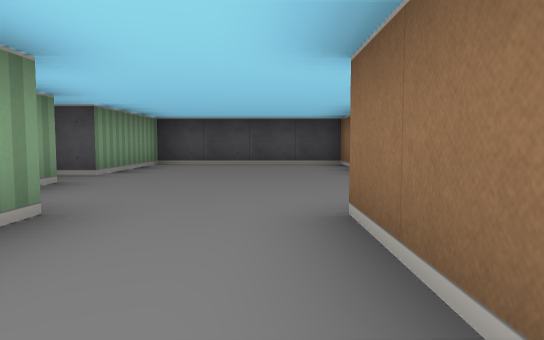
view 1 (above)

15 first-person views from a walk through a cub3D level. The camera is about half as high as the walls, tilts 4° down and sees 70° across. The floor is counted in squares. Each view is taken from the middle of a square. On the plan, view 1 faces up. The plan holds only what a view shows up to about 9 squares ahead; the rest is blank.

view 2
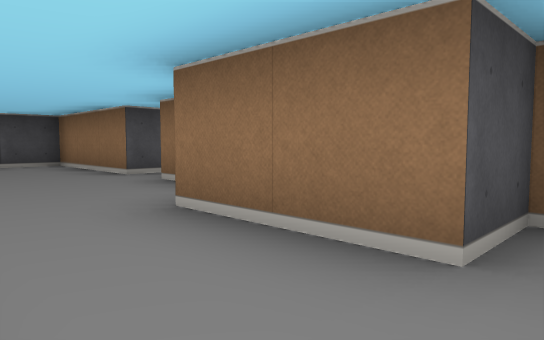

view 3
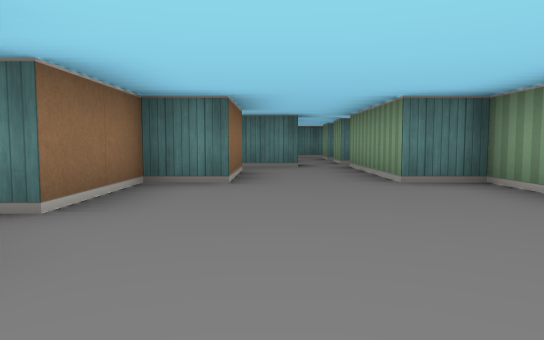

view 4
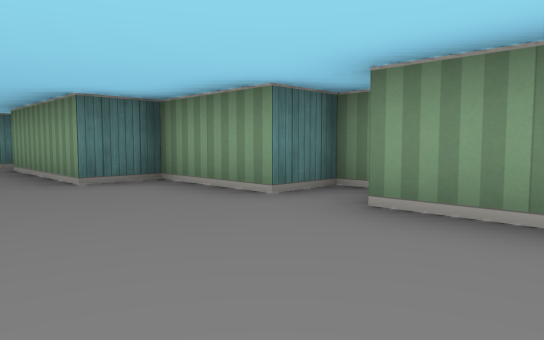

view 5
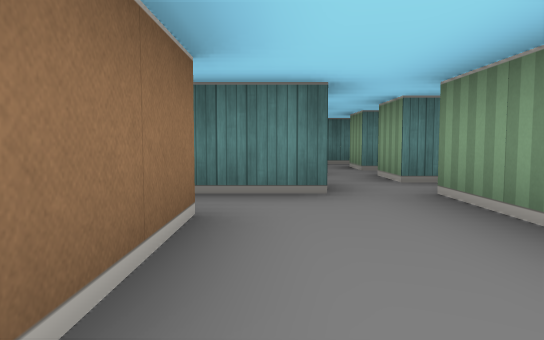

view 6
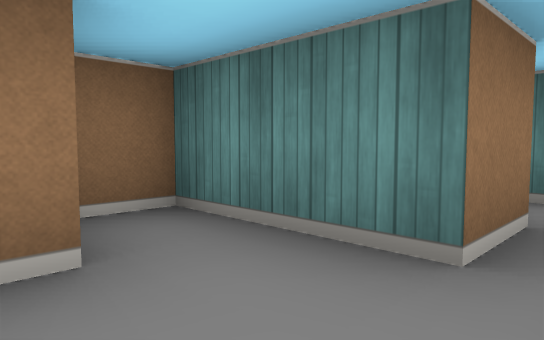

view 7
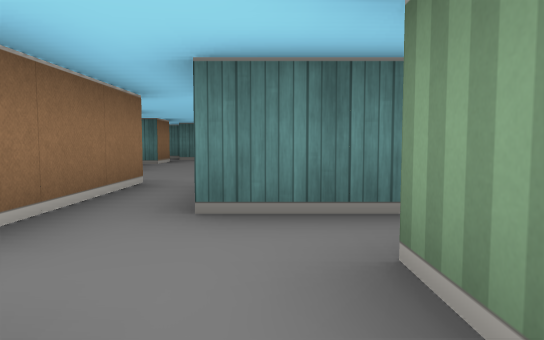

view 8
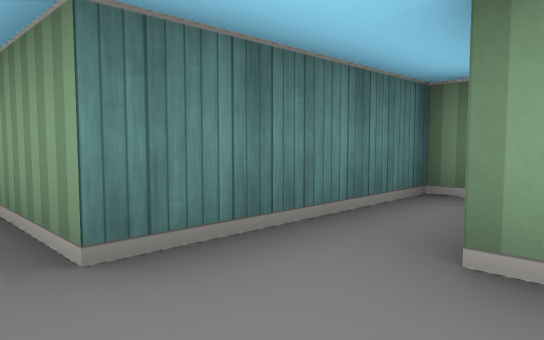

view 9
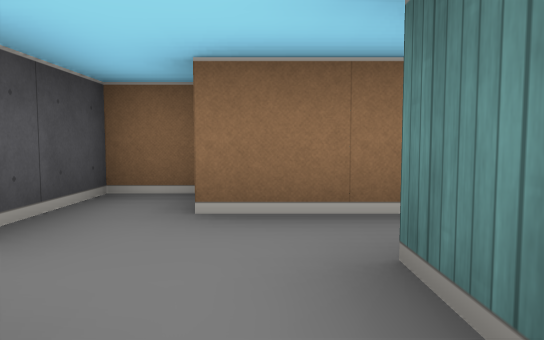

view 10
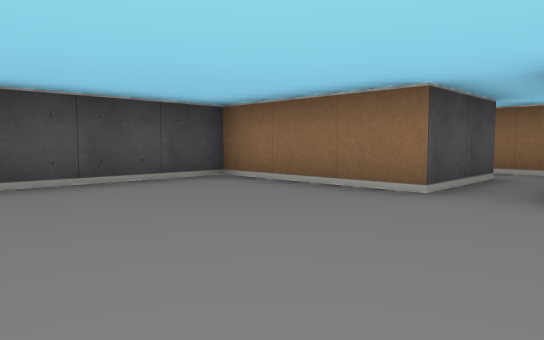

view 11
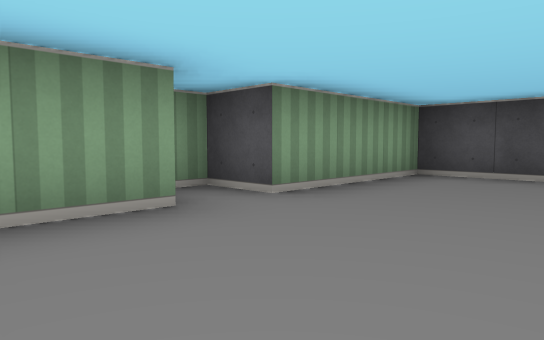

view 12
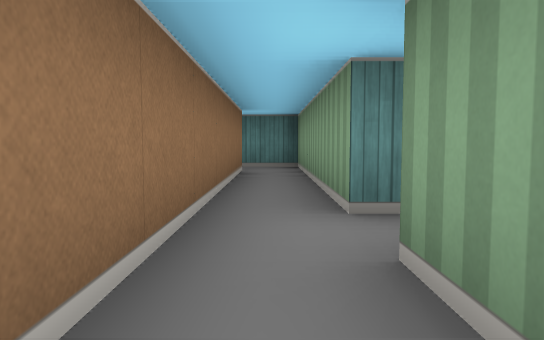

view 13
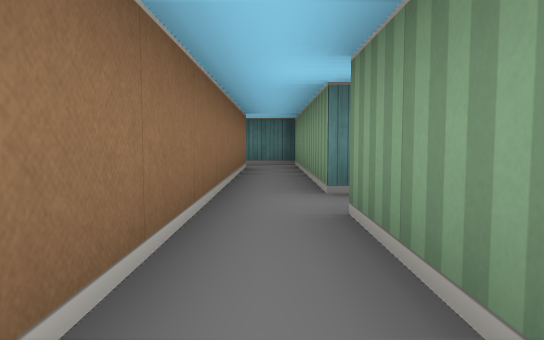

view 14
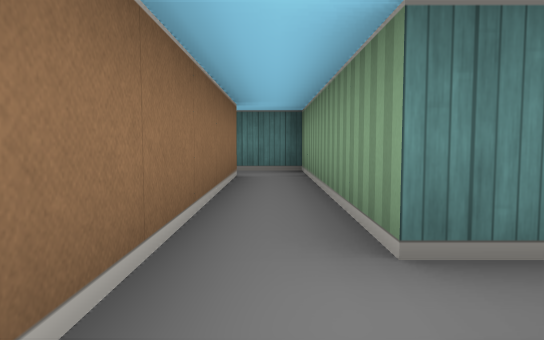

view 15
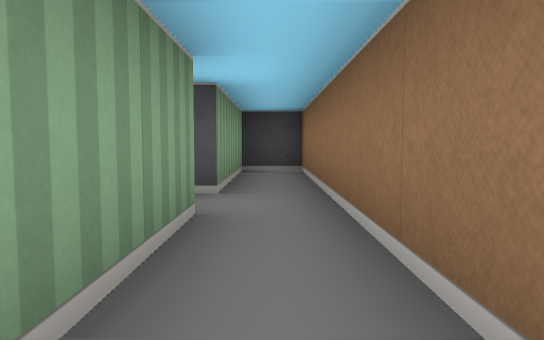

### Floor plan
Points are (right, up) in squares from view 1. A wall is a line through its corners. A room is listed if a view was taken in it or the views show most of it. See-through windows are left out.
Room 1 (views 1, 2, 3, 4, 5, 6, 10, 11)
walls: (1.5, 5.5) (1.5, 8.5) (-2.5, 8.5) (-2.5, 5.5) (-3.5, 5.5) (-3.5, 4.5) (-2.5, 4.5) (-2.5, 2.5) (-1.5, 2.5) (-1.5, -0.5); (-0.5, -0.5) (1.5, -0.5) (1.5, 0.5) (0.5, 0.5) (0.5, 2.5) (1.5, 2.5) (1.5, 4.5)
ways out: opening at (-1, 0) to room 2; opening at (2.5, 5) to room 4
Room 2 (view 7)
walls: (-0.5, -1.6) (-0.5, -0.5); (-2, -1.5) (-1.5, -1.5) (-1.5, -2.5)
ways out: opening at (-1, 0) to room 1; opening at (-1, -4) to room 3
Room 3 (views 8, 9)
walls: (-1.5, -3.5) (-1.5, -4.5); (0.5, -5.5) (0.5, -4.5); (1.5, -4.4) (1.5, -3.5) (0, -3.5); (-3.6, -5.5) (-0.5, -5.5)
ways out: opening at (-1, -4) to room 2; opening at (0, -6.5)
Room 4 (views 12, 13, 14, 15)
walls: (1.5, 4.5) (3.5, 4.5) (3.5, -0.5) (4.6, -0.5); (4.5, 0.5) (4.5, 8.5) (3.5, 8.5) (3.5, 5.5) (1.5, 5.5)
ways out: opening at (2.5, 5) to room 1

Where each view was taken, in squares from view 1:
view 1: 0 up, 0 right, facing up
view 2: 0 up, 1 left, facing up-right
view 3: 7 up, 0 right, facing down
view 4: 7 up, 0 right, facing down-left
view 5: 3 up, 0 right, facing down
view 6: 1 up, 1 left, facing down-right
view 7: 3 down, 1 left, facing down
view 8: 4 down, 0 right, facing down-left
view 9: 5 down, 2 left, facing right
view 10: 4 up, 2 left, facing up-right
view 11: 3 up, 0 right, facing up-left
view 12: 7 up, 4 right, facing down
view 13: 8 up, 4 right, facing down
view 14: 6 up, 4 right, facing down
view 15: 2 up, 4 right, facing up
